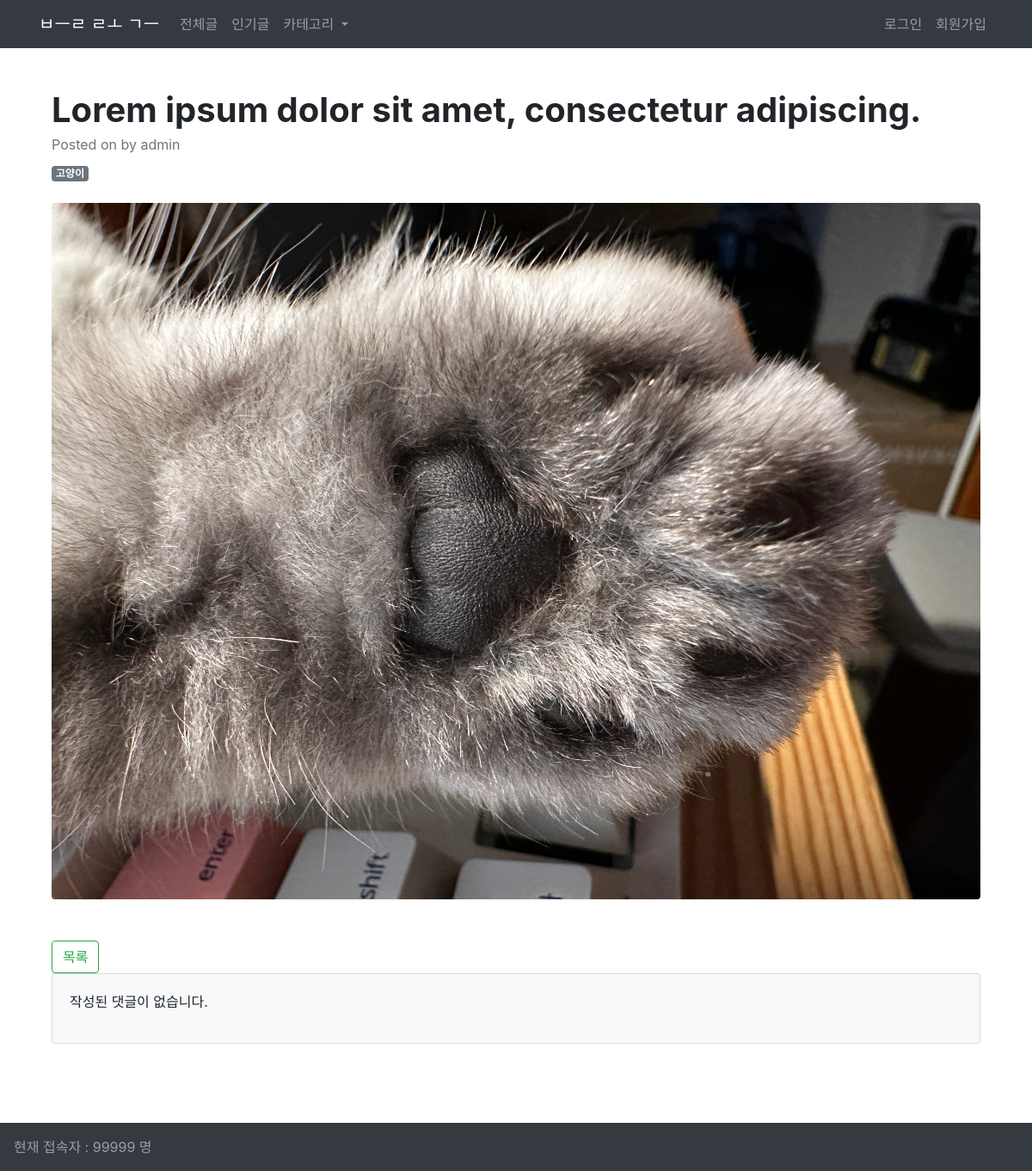
The app's page /blog/detail/4/ with its own data.
### blog/models.py (models this page shows, shortened)
class Post(models.Model):
    CATEGORY_CHOICES = [
        ("HTML/CSS", "HTML/CSS"),
        ("Python", "Python"),
        ("Django", "Django"),
        ("고양이", "고양이"),
    ]
    title = models.CharField(max_length=200)
    content = models.TextField(null=True, blank=True)
    writer = models.ForeignKey(User, on_delete=models.CASCADE)
    updated_at = models.DateTimeField(auto_now=True)
    created_at = models.DateTimeField(auto_now_add=True)
    views = models.IntegerField(default=0)
    likes = models.IntegerField(default=0)
    category = models.CharField(max_length=50, choices=CATEGORY_CHOICES)
    thumbnail = models.ImageField(upload_to="thumbnails/", blank=True, null=True)

### blog/views.py (the view)
# urls.py: path("detail/<int:post_id>/", views.PostDetail.as_view(), name="detail"),
class PostDetail(View):
    def get(self, request, post_id):
        post = get_object_or_404(Post, pk=post_id)
        post.views += 1
        post.save()
        context = {
            "post": post,
            "comment_form": CommentForm,
        }
        print(post_id)
        return render(request, "blog/post_detail.html", context)

### blog/templates/blog/post_detail.html (shortened to what this page needs)
{% extends "base.html" %}
{% block content %}
<div class="container mt-5">
  <div class="row">
    <div class="col-lg-12">
      <article>
        <header class="mb-4">
          <h1 style="font-weight: bolder;" class="mb-1">{{ post.title }}</h1>
          <div class="text-muted fst-italic mb-2">Posted on by {{ post.writer }}</div>
          <a class="badge badge-secondary text-decoration-none link-light" href="{% url 'blog:category' category=post.category  %}">{{ post.category }}</a>
        </header>
        {% if post.thumbnail %}
        <figure class="mb-4"><img class="img-fluid rounded" src="{{ post.thumbnail.url }}" alt="..." /></figure>
        {% endif %}
        <a href="{% url 'blog:list' %}" class="btn btn-outline-success">목록</a>
      </article>
      <section class="mb-5">
          <div class="card bg-light">
          <div class="card-body">
            {% if post.comment_set.all %}
            {% for comment in post.comment_set.all %}
            <div class="d-flex mb-4">
              <div class="flex-shrink-0"><img class="rounded-circle" src="https://dummyimage.com/50x50/ced4da/6c757d.jpg" alt="..." /></div>
              <div class="" style="margin-left: 1rem !important;">
                <div class="font-weight-bold">{{ comment.writer }}</div>
                {{ comment.content }}
              </div>
              {% if request.user == comment.writer %}
              <form action="{% url 'blog:cm-delete' comment_id=comment.pk %}" method='post'>
                  {% csrf_token %}
                  <input type="submit" value='X' class="btn btn-outline-danger">
              </form>
              {% endif %}
            </div>
            {% endfor %}
            <!--
            <div class="d-flex mb-4">
              <div class="flex-shrink-0"><img class="rounded-circle" src="https://dummyimage.com/50x50/ced4da/6c757d.jpg" alt="..." /></div>
              <div class="ms-3">
                <div class="fw-bold">Commenter Name</div>
                If you're going to lead a space frontier, it has to be government; it'll never be private enterprise. Because the space frontier is dangerous, and it's expensive, and it has unquantified risks.
                <div class="d-flex mt-4">
                  <div class="flex-shrink-0"><img class="rounded-circle" src="https://dummyimage.com/50x50/ced4da/6c757d.jpg" alt="..." /></div>
                  <div class="ms-3">
                    <div class="fw-bold">Commenter Name</div>
                    And under those conditions, you cannot establish a capital-market evaluation of that enterprise. You can't get investors.
                  </div>
                </div>
                <div class="d-flex mt-4">
                  <div class="flex-shrink-0"><img class="rounded-circle" src="https://dummyimage.com/50x50/ced4da/6c757d.jpg" alt="..." /></div>
                  <div class="ms-3">
                    <div class="fw-bold">Commenter Name</div>
                    When you put money directly to a problem, it makes a good headline.
                  </div>
                </div>
              </div>
            </div>
            -->
            {% else %}
            <p>작성된 댓글이 없습니다.</p>
            {% endif %}
          </div>
        </div>
      </section>
    </div>
  </div>
</div>
{% endblock content %}

### records on screen
Post: title "Lorem ipsum dolor sit amet, consectetur adipiscing.", writer "admin", category "고양이", thumbnail (picture)
